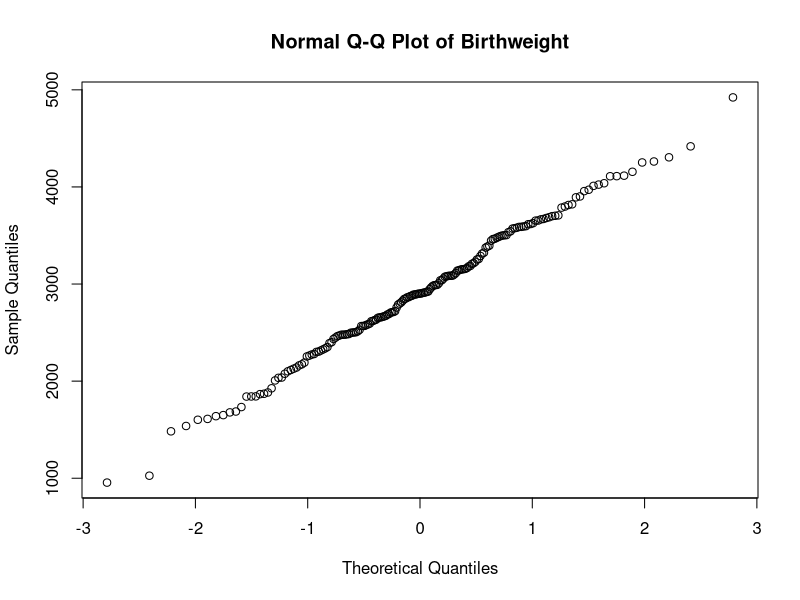
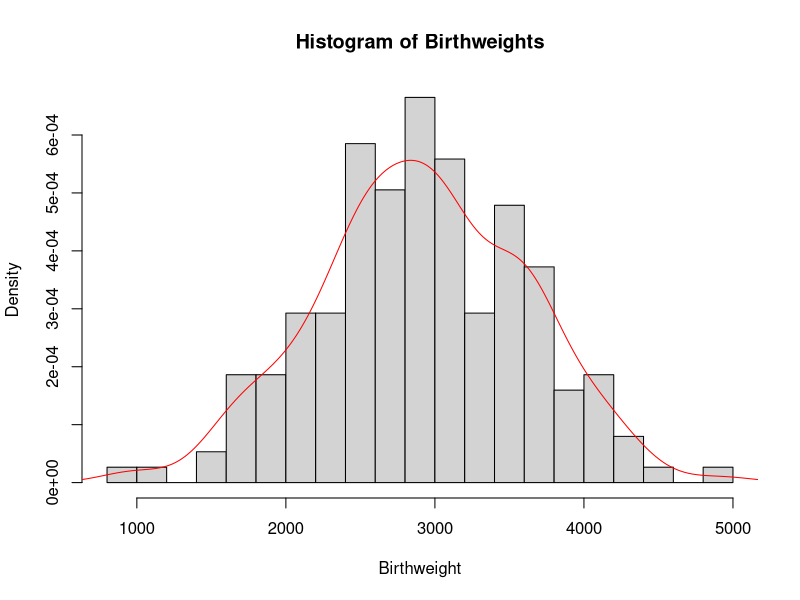
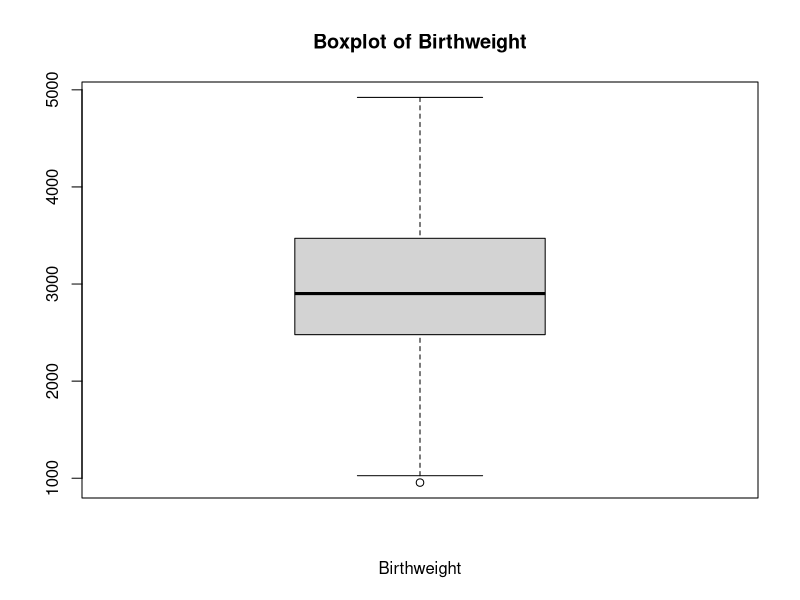
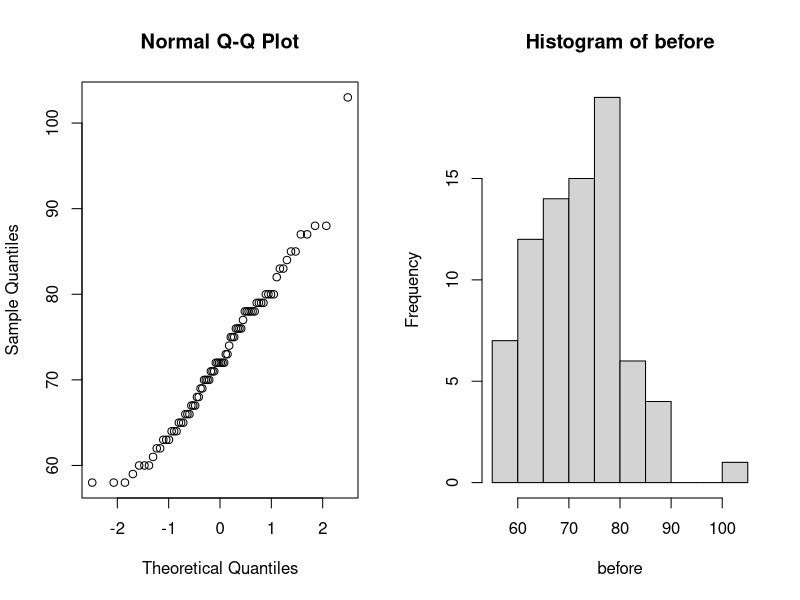
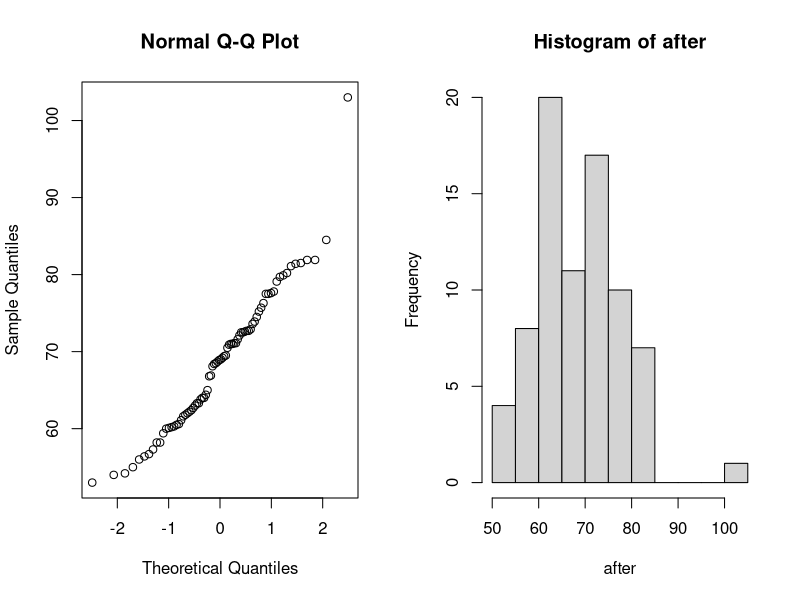
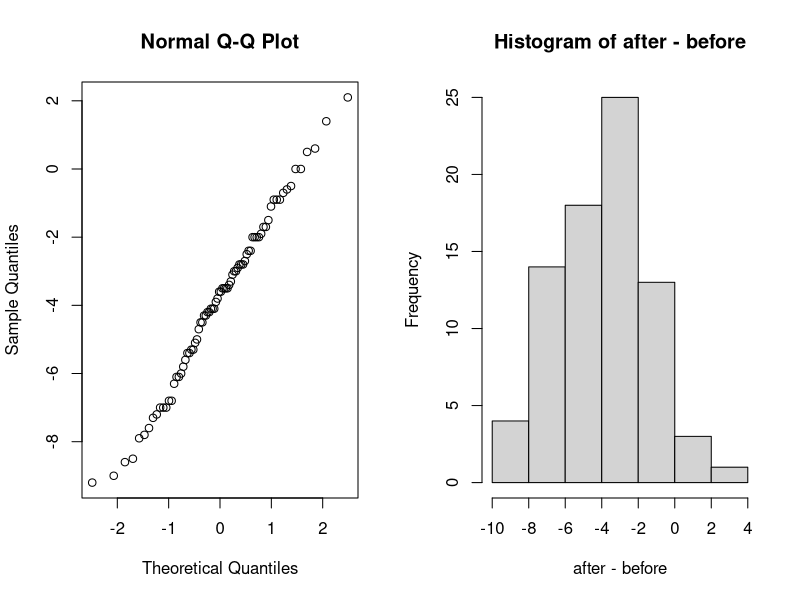
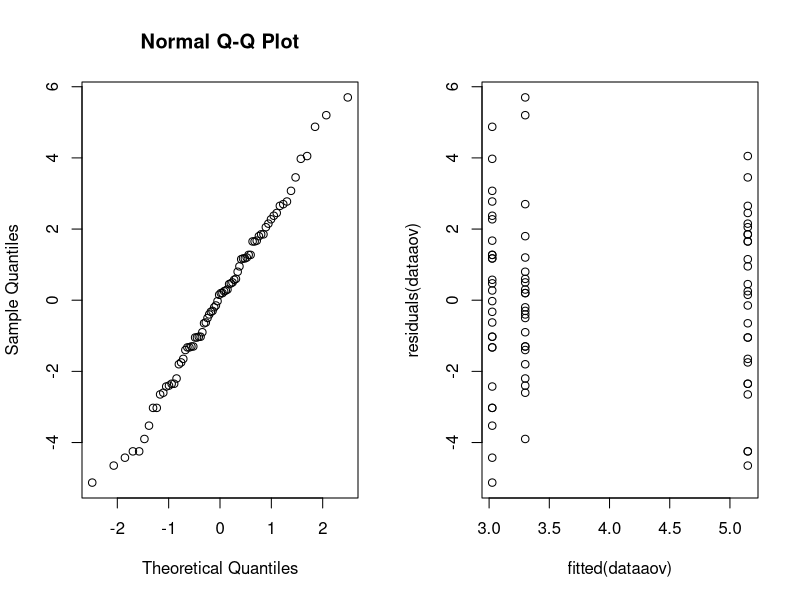
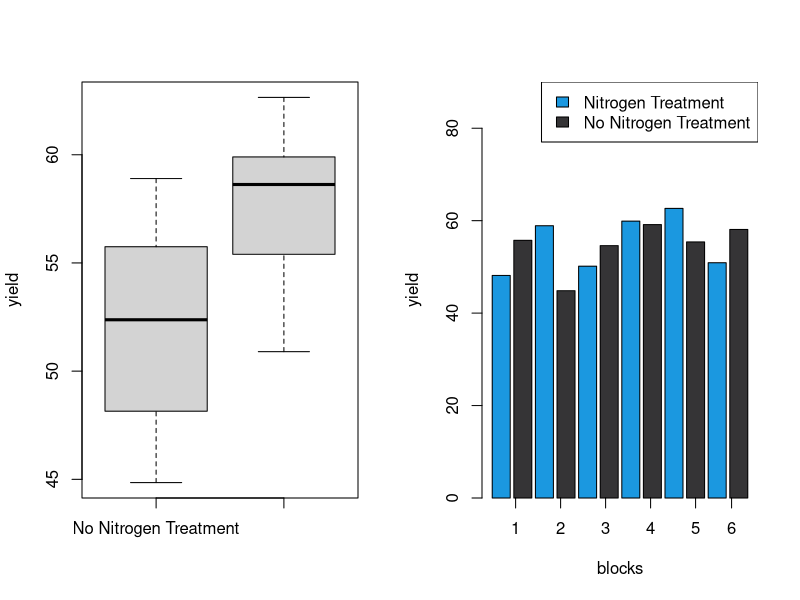

These figures' R source, in order:
## ---- chunk 1
birthweight = read.table(file = "birthweight.txt", header = TRUE)
data= birthweight$birthweight

## ---- chunk 2
qqnorm(data, main = "Normal Q-Q Plot of Birthweight")

# Check for normality with histogram
hist(x = data,breaks=15,main = "Histogram of Birthweights",
     xlab = " Birthweight ",freq = FALSE)
lines(x= density(x= data), col=" red ")

# Check for normality with boxplot
boxplot (data , main =" Boxplot of Birthweight ",
         xlab =" Birthweight ")#horizontal = TRUE)

## ---- chunk 3
shapiro.test(data)
## ---- chunk 4
# construct Confidence Interval
mu <- mean(data)
stnd <-sd(data)
CI <- 0.96
alpha <- 1-CI
# Calculate the margin of error for a 95% confidence interval
z <- qnorm(1 - alpha/2) # 98th percentile of standard normal distribution
# Calculate the margin of error
me <- z * stnd / sqrt(length(data))
# Calculate the confidence interval
lower_ci = mu - me
upper_ci = mu + me
# Print the confidence interval
cat("Confidence Interval: [", lower_ci, ", ", upper_ci, "]", sep = "")
## ---- chunk 5
# construct a bounded 96%-CI for mu(mean) 
for (sample_size in 1:1000) {
  lower_bound = mu - z*stnd/sqrt(sample_size)
  upper_bound = mu + z*stnd/sqrt(sample_size)
  CI_length <- upper_bound - lower_bound
  if (CI_length <= 100) {
    break
  }
}
cat("sample_size",sample_size)
## ---- chunk 6
# Compute a bootstrap 96%-CI for mu and compare it to the above CI.
library(boot)
B <- 1000 # Choose number of bootstrap resamples
boot_data <- boot(data, statistic = function(data, i) mean(data[i]), R = B)
boot_ci <- boot.ci(boot_data, type = "perc", conf = 0.96)
lower_bound_boot_ci <- boot_ci$percent[[4]]
upper_bound_boot_ci <- boot_ci$percent[[5]]
cat("boot_CI Confidence Interval: [", lower_bound_boot_ci, ", ", upper_bound_boot_ci, "]", sep = "")
## ---- chunk 7
# Verify this claim by using a one side t-test
t.test(data, mu = 2800, alternative = "greater")
## ---- chunk 8
# sign test
binom.test(sum(data > 2800), n=length(data), p = 0.5, alternative = "greater")
## ---- chunk 9
B = 1000; n = 50
psign = numeric(B) # will contain P-values of sign test
pttest = numeric(B) # will contain P-values of T test
for(i in 1:B) {
  x = sample(data, n)
  pttest[i] = t.test(x, mu=2800, alt='g')[[3]] # extract P-value
  psign[i] = binom.test(sum(x>2800), n, alt='g')[[3]] # extract P-value
}
power_ttest = sum(pttest<0.05)/B
power_sign = sum(psign<0.05)/B
cat("the powers of the t-test: ", power_ttest, ",  the powers of the sing test: ", power_sign, sep = "")
## ---- chunk 10
# Set the number of samples to take and the lower probability
n_samples = 100
p_left = 0.25
# Create an empty vector to store the sample probabilities
sample_probabilities = numeric(n_samples)
# Take n_samples samples of size n_samples from the birthweight vector
# Calculate the proportion of samples that have a weight less than 2600 grams
# Store the sample proportion in the sample_probabilities vector
for(i in 1:n_samples){
  sample = sample(data, n_samples, replace = TRUE)
  sample_probabilities[i] = sum(sample < 2600)/n_samples
}
# Calculate the standard deviation of the sample proportions
sample_sd = sd(sample_probabilities)
# Calculate the mean of the sample proportions
p_hat = mean(sample_probabilities)
# margin of error 
me = p_hat - p_left
# Calculate the upper confidence interval for p
p_right = p_hat + me
confidence_level = ((me/1.96)*2)-1
cat("Confidence Interval: [", p_left, ", ", p_right, "]","confidence_level: ",confidence_level , sep = "")
## ---- chunk 11
male_means = c()
female_means = c()

for (i in 1:1000) {
  # Select 34 males and 28 females with birthweight < 2600 g
  male_2600 = sample(data< 2600, 34)
  female_2600 = sample(data[data < 2600], 28)
   # Select 61 males and 65 females with birthweight >= 2600 g
  male_others = sample(data[data >= 2600], 61)
  female_others = sample(data[data >= 2600], 65)
   # Combine the selected males and females with birthweight < 2600 g
  males = c(male_2600, male_others)
  females = c(female_2600, female_others)
  # Calculate the mean birthweight for males and females
  male_means = c(male_means, mean(males))
  female_means = c(female_means, mean(females))
}
# Calculate the mean of the sample means for males and females
mean(male_means)
mean(female_means)
# Perform a two-sample t-test assuming unequal variances
t.test(male_means, female_means)
## ---- chunk 12
data = read.table(file = "diet.txt", header = TRUE)
## ---- chunk 13
data$weight.lost=data$preweight-data$weight6weeks

## ---- chunk 14
before=data$preweight;after=data$weight6weeks
par(mfrow=c(1,2))


qqnorm(before)
hist(before) 
qqnorm(after)
hist(after) 
qqnorm(after-before)
hist(after-before) 
t.test(before,after,paired=T) 
## ---- chunk 15
data$diet=factor(data$diet) 
dataaov=lm(weight.lost~diet,data=data)
anova(dataaov)
## ---- chunk 16
par(mfrow=c(1,2)); qqnorm(residuals(dataaov)) 
plot(fitted(dataaov),residuals(dataaov)) 
## ---- chunk 17

summary(dataaov) #can we use fitted(dataaov here as well? )

## ---- chunk 18
genderaov=lm(weight.lost~gender*diet,data=data)  
anova(genderaov) 
## ---- chunk 19
preddata=data.frame(diet=c("1","2","3"))
predict(dataaov,preddata) 
 

## ---- chunk 20
library(MASS)
data(npk)
## ---- chunk 21
#Create a matrix of random plots
random_plots_matrix <- cbind(rep(1:24),rep(1:6, each = 4),
                             replicate(3, c(replicate(6, sample(c(1,1,0,0))))))
#Convert the matrix to a data frame
data_frame <- data.frame(random_plots_matrix)
#Set column names
header <- c("plot", "block", "N", "P", "K")
colnames(data_frame) <- header
#View the resulting data frame
head(data_frame)
## ---- chunk 22
# Subset the data to only include nitrogen treatment
npk_nitrogen  <- npk[npk$N == 1,]
# Calculate the average yield per block for nitrogen treatment
nitrogen_avg_yield  <- aggregate(yield ~ block, data = npk_nitrogen, FUN = mean)
# Subset the data to only include plots without nitrogen treatment
npk_no_nitrogen  <- npk[npk$N == 0,]
# Calculate the average yield per block for plots without nitrogen treatment
no_nitrogen_avg_yield  <- aggregate(yield ~ block, data = npk_no_nitrogen, FUN = mean)
# Make a boxplot comparing the average yield per block for nitrogen and no nitrogen treatments
boxplot(no_nitrogen_avg_yield$yield, nitrogen_avg_yield$yield, 
        names = c("No Nitrogen Treatment", "Nitrogen Treatment"), ylab = "yield")
#legend("topleft", legend = c("Nitrogen Treatment", "No Nitrogen Treatment"))
ddf = structure(list(no_nitrogen_avg_yield$yield,nitrogen_avg_yield$yield),
                .Names = c("No Nitrogen Treatment", "Nitrogen Treatment"), class = "data.frame")
barplot(c(no_nitrogen_avg_yield$yield,nitrogen_avg_yield$yield),
        col = c("#1b98e0", "#353436"),beside = TRUE, xlab="blocks",ylab = "yield",
        ylim=c(0,90))
axis(side = 1, at = 1.5, labels =( "1"))
axis(side = 1, at = 4, labels =( "2"))
axis(side = 1, at = 6.5, labels =( "3"))
axis(side = 1, at = 9, labels =( "4"))
axis(side = 1, at = 11.5, labels =( "5"))
axis(side = 1, at = 13.5, labels =( "6"))
legend("topright", legend = c("Nitrogen Treatment", "No Nitrogen Treatment"),
       fill = c("#1b98e0", "#353436"))
## ---- chunk 23
fit <- aov(yield ~ block + N, data = npk)
summary(fit)
